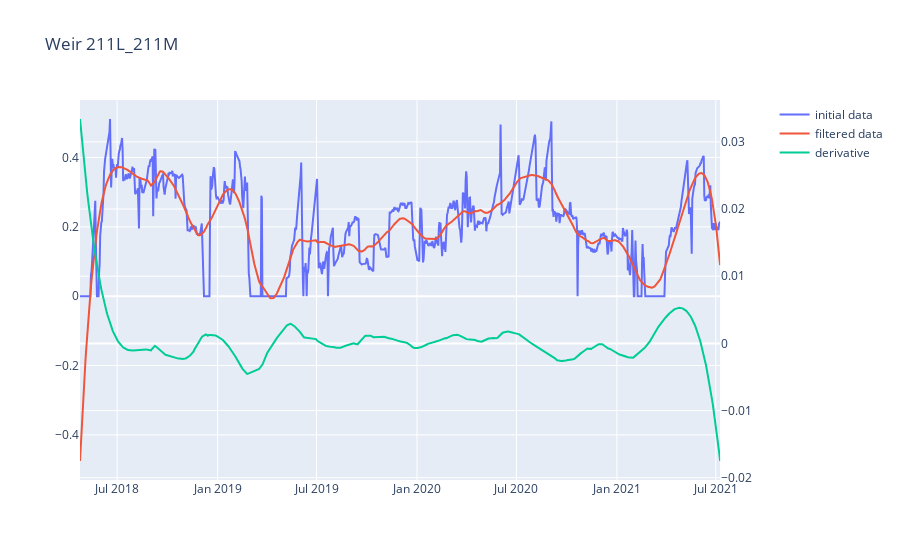

Write notebook code for a chart like this one.
### Code cell
plot_filtered(test)

### Figure 1 — Plotly figure (JSON) as saved in the notebook; plotly's stock layout.template omitted (floating-point values rounded to 4 significant figures; data arrays with more than 128 entries replaced by an {"elided": "..."} marker saying what was removed)
{"data": [{"name": "initial data", "type": "scatter", "x": {"elided": "1173 str values"}, "xaxis": "x", "y": {"elided": "1173 float values"}, "yaxis": "y"}, {"name": "filtered data", "type": "scatter", "x": {"elided": "1173 str values"}, "xaxis": "x", "y": {"elided": "1173 float values"}, "yaxis": "y"}, {"name": "derivative", "type": "scatter", "x": {"elided": "1173 str values"}, "xaxis": "x", "y": {"elided": "1173 float values"}, "yaxis": "y2"}], "layout": {"title": {"text": "Weir 211L_211M"}, "xaxis": {"anchor": "y", "domain": [0, 0.94]}, "yaxis": {"anchor": "x", "domain": [0, 1]}, "yaxis2": {"anchor": "x", "overlaying": "y", "side": "right"}}}
